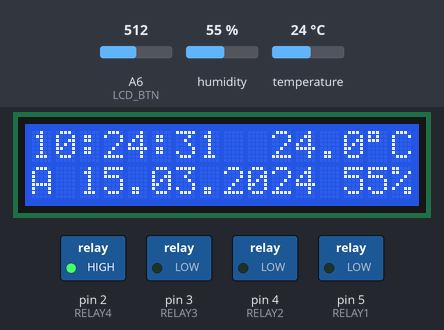
A sketch run on a simulated Arduino Nano, built with avr-gcc and run on an emulated ATmega328P. On the bench: 16×2 character LCD, switched loads named in the sketch (green lamp = pin HIGH). Inputs (shaded band) come from the test bench; at power-on: A6 (LCD_BTN) = 512, humidity 55 %, temperature 24 °C. The local clock reads 2024-03-15 10:24:30 at power-on unless the sketch sets it.

Above: at 1.2 s.
1.3 s: A6 (LCD_BTN) set to 467
3.5 s: A6 (LCD_BTN) set to 434
At 5.3 s:
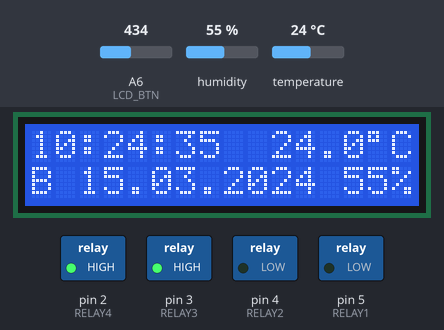
7.5 s: A6 (LCD_BTN) set to 259
9.5 s: A6 (LCD_BTN) set to 243
At 9.66 s:
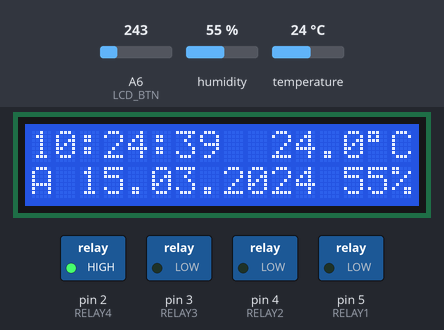
11.0 s: humidity set to 50 %
At 13.8 s:
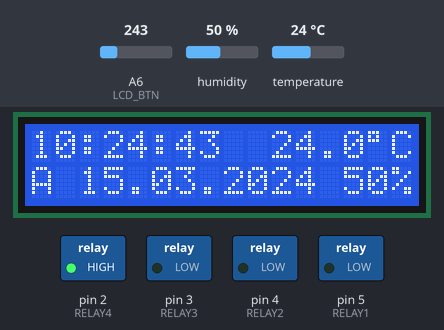
15.5 s: humidity set to 47 %
At 17.8 s:
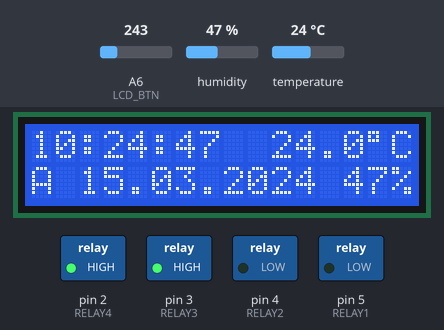
Timing chart, 0 to 18.8 s (numbered marks = the images above; inputs shaded):
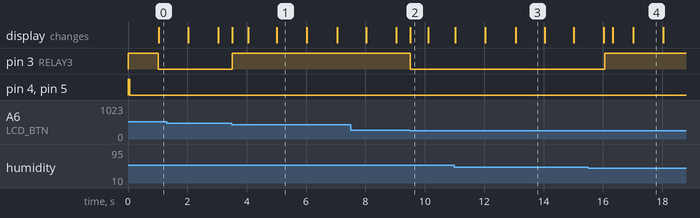

The sketch:

incubator.ino
```cpp
#include <DHT.h>
#include <LiquidCrystal.h>
#include <DS1302.h>

//          ---Pinout definitions---

//LCD Keypad Shield pinout
#define LCD_RS A1
#define LCD_E A0
#define LCD_D4 A5
#define LCD_D5 A4
#define LCD_D6 A3
#define LCD_D7 A2
#define LCD_BTN A6
//LiquidCrystal lcd(RS, E,  D4, D5, D6, D7)
LiquidCrystal lcd(LCD_RS, LCD_E, LCD_D4, LCD_D5, LCD_D6, LCD_D7); // select the pins used on the LCD panel

//(RTC)Real Time Clock Module DS1302 pinout
#define RTC_CE 6
#define RTC_IO 7
#define RTC_SCLK 8
//     rtc(CE, IO, SCLK)
DS1302 rtc(RTC_CE, RTC_IO, RTC_SCLK); // select the pins used on the RTC

//(DHT)Humidity&Temperature Sensor DHT11 Module pinout
#define DHTPIN 9
#define DHTTYPE DHT11
DHT dht(DHTPIN, DHTTYPE); // select the pins used on the DHT11

//RELAY pinout
#define RELAY1 5
#define RELAY2 4
#define RELAY3 3
#define RELAY4 2


//          ---Macro Constants & Global Variables definition/declaration---

/*LCD Keypad Shield M.Constants & G.Variables
 *  define the values used by the LCD panel buttons
 */
int lcd_key     = 0; //Stores the btn Variable (if up, right, down e.t.c)
int adc_key_in  = 0; //Stores the keypress
#define btnRIGHT  0
#define btnUP     1
#define btnDOWN   2
#define btnLEFT   3
#define btnNONE   4

/*(DHT)Humidity&Temperature Sensor DHT11 Module M.Constants & G.Variables
 *
 */
#define DHT11_DELAY 1000 //Interval at which to read sensor (milliseconds)
//The Definition of the Main temperature range
#define TEMPERATURE_MIN 37.5
#define TEMPERATURE_MAX 38.5
//The Definition of the Humidity range for the first 18 Days (MODE A)
#define HUMIDITY_MIN_A 48.0
#define HUMIDITY_MAX_A 53.0
//The Definition of the Humidity range for the last 3 Days (MODE B)
#define HUMIDITY_MIN_B 68.0
#define HUMIDITY_MAX_B 73.0

float tempSwap = TEMPERATURE_MAX; //temperature swap variable used for the flexible temperature range
float humiSwap_A = HUMIDITY_MIN_A; //humidity swap variable used for the flexible humidity range of (MODE A)
float humiSwap_B = HUMIDITY_MIN_B; //humidity swap variable used for the flexible humidity range of (MODE B)
unsigned long previousSensorMillis = 0; //will store last time sensor was updated
const long sensorInterval = DHT11_DELAY;//interval at which to read sensor (milliseconds)
float temperature = 0; //variable to store temperature
float humidity = 0;    //variable to store humidity

/*Global Variables
*/
//char my_time[16]; //Variable to Store time
//char my_date[16]; //Variable to Store Date
int mode = 0; //Mode selector initialization (Default: 0 == MODE A)

/*Function Declarations
*/
int read_LCD_buttons();
void read_keypress();
void days_passed(); //TODO
void check_temperature();
void read_sensor();
void print_statistics();

//          ---Initialisation---

void setup() {
   //Analog input Pin For Buttons
   pinMode(LCD_BTN, INPUT);

   //Output pins for Relays
   pinMode(RELAY1, OUTPUT);
   pinMode(RELAY2, OUTPUT);
   pinMode(RELAY3, OUTPUT);
   pinMode(RELAY4, OUTPUT);

   //Swich off the relays (Relays are active Low)
   digitalWrite(RELAY1, HIGH);
   digitalWrite(RELAY2, HIGH);
   digitalWrite(RELAY3, HIGH);
   digitalWrite(RELAY4, HIGH);

   dht.begin(); //Initializes DHT Sensor
   lcd.begin(16, 2);//Initializes LCD Screen

   //shows the initial mode on screen (Mode A)
   lcd.setCursor(0,1);
   lcd.print("A");

  //rtc.setTime(13,31,30); //used to set Time (use Once) //used to set time on RTC TODO:Create Menu to set Time
  //rtc.setDate(11,4,2021);//used to set Date (use Once) //used to set Date on RTC TODO:Create Menu to set Date

  //TODO: use to store variables on RTC module in case of power loss
  //DS1302_RAM firstDay 0 = 1;
  //strcpy(my_time,rtc.getTimeStr());//used to copy time to a string
}

//          ---The Loop---

void loop() {
  // put your main code here, to run repeatedly:
  read_sensor();
  check_temperature();
  check_humidity(mode);
  read_keypress();
  print_statistics();
}

//Check which button is pressed
int read_LCD_buttons(){
 adc_key_in = analogRead(LCD_BTN);      // read the value from the sensor
 if (adc_key_in > 1000) return btnNONE; // We make this the 1st option for speed reasons
 if (adc_key_in < 50)   return btnRIGHT;
 if (adc_key_in < 250)  return btnUP;
 if (adc_key_in < 450)  return btnDOWN;
 if (adc_key_in < 650)  return btnLEFT;

 return btnNONE;  // when all others fail, return this...
}

void read_keypress(){
 lcd.setCursor(0,1);            // move to the begining of the second line (Set the cursor to Print the curent Mode)
 lcd_key = read_LCD_buttons();  // read the buttons

 switch (lcd_key)               // depending on which button was pushed, we perform an action
 {
   case btnRIGHT:
     {
     //Placeholder
     //lcd.print(">");
     break;
     }
   case btnLEFT:
     {
     //Placeholder
     //lcd.print("<");
     break;
     }
   case btnUP:
     {
     mode = 0;
     lcd.print("A");
     break;
     }
   case btnDOWN:
     {
     mode = 1;
     lcd.print("B");
     break;
     }
     case btnNONE:
     {
     //lcd.print("o");
     break;
     }
 }
}

void days_passed(){
  //TODO: after 18 days change to mode 2
}

void check_temperature(){
  if(temperature < tempSwap){
    if(temperature < TEMPERATURE_MIN){
      tempSwap = TEMPERATURE_MAX;
    }
    digitalWrite(RELAY1, LOW);
    digitalWrite(RELAY2, LOW);
    }else{
      if(temperature >= TEMPERATURE_MAX){
        tempSwap = TEMPERATURE_MIN;
      }
    digitalWrite(RELAY1, HIGH);
    digitalWrite(RELAY2, HIGH);
    }
}

void check_humidity(int mode){
  if(mode == 0){
    if(humidity > humiSwap_A){
      if(humidity > HUMIDITY_MAX_A){
        humiSwap_A = HUMIDITY_MIN_A;
      }
      digitalWrite(RELAY3, LOW);
    }else{
      if(humidity <= HUMIDITY_MIN_A){
        humiSwap_A = HUMIDITY_MAX_A;
      }
      digitalWrite(RELAY3, HIGH);
    }
  }else if(mode == 1){
    if(humidity > humiSwap_B){
      if(humidity > HUMIDITY_MAX_B){
        humiSwap_B = HUMIDITY_MIN_B;
      }
      digitalWrite(RELAY3, LOW);
    }else{
      if(humidity <= HUMIDITY_MIN_B){
        humiSwap_B = HUMIDITY_MAX_B;
      }
      digitalWrite(RELAY3, HIGH);
    }
  }
}

void read_sensor(){
  // check to see if it's time to read the sensor; that is, if the difference
  // between the current time and last time you read the sensor is bigger than
  // the interval at which you want to read the sensor.
  unsigned long currentMillis = millis();

  if (currentMillis - previousSensorMillis >= sensorInterval) {
    // save the last time you read the sensor
    previousSensorMillis = currentMillis;

    //int chk = DHT.read11(DHT11_PIN);//read from DHT11 Module
    temperature = dht.readTemperature();
    humidity = dht.readHumidity();

  }
}


void print_statistics(){
  //lcd.clear(); //TODO: need to proper clear the screen (overwriting works well for now)

  //First Line On Screen
  lcd.setCursor(0,0);//Set cursor to first line
  lcd.print(rtc.getTimeStr());//print Time on Screen
  lcd.setCursor(10,0); //Set cursor to second half of first line
  //lcd.print((int)DHT.temperature);
  lcd.print(temperature);
  lcd.setCursor(14,0);
  lcd.print((char)223);
  lcd.print("C");

  //Second Line On Screen
  lcd.setCursor(2,1);//Set cursor to second line
  lcd.print(rtc.getDateStr());//print Date on Screen
  lcd.setCursor(13,1);
  lcd.print((int)humidity);
  lcd.print("%");
}
```

Measured:
- the behaviour switches between 450 and 449 on A6 (LCD_BTN) (found by bisection; images 0 and 1)
- the behaviour switches between 250 and 249 on A6 (LCD_BTN) (found by bisection; images 1 and 2)
- the behaviour switches between 49 and 48 % on humidity (found by bisection; images 3 and 4)
- after the input at 3.5 s, pin 3 (RELAY3): LOW → HIGH at once; the display: first changes at once (image 1 shows a later state)
- after the input at 9.5 s, pin 3 (RELAY3): HIGH → LOW at once; the display: changes at once (image 2)
- after the input at 15.5 s, pin 3 (RELAY3): LOW → HIGH after 0.56 s
- what the display in image 1 shows lasts 1.0 s, from 5.0 s to 6.0 s
